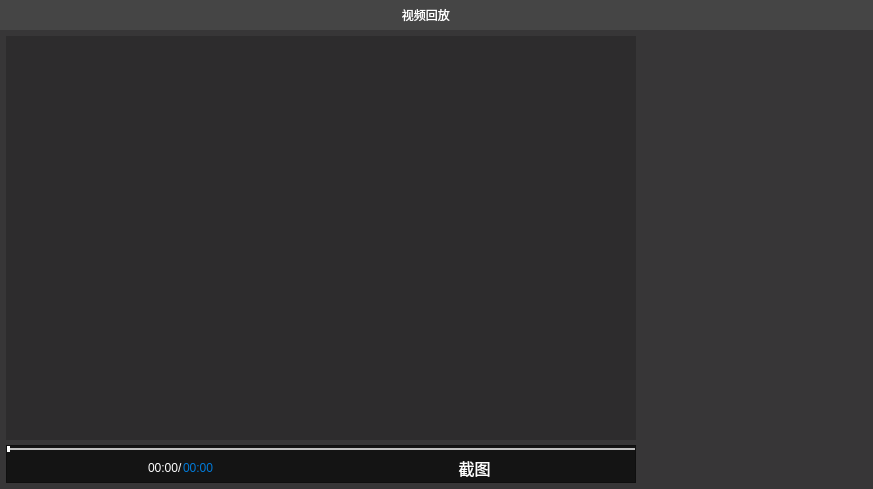
<?xml version="1.0" encoding="UTF-8"?>
<ui version="4.0">
 <class>MediaPlayerWidget</class>
 <widget class="QDialog" name="MediaPlayerWidget">
  <property name="geometry">
   <rect>
    <x>0</x>
    <y>0</y>
    <width>873</width>
    <height>489</height>
   </rect>
  </property>
  <property name="windowTitle">
   <string>视频播放</string>
  </property>
  <property name="styleSheet">
   <string notr="true">#MediaPlayerWidget{
	background-color: rgb(55, 54, 55);
}
#titleBarWidget
{
	background-color: rgb(69, 69, 69);
}

#widgetVideoWidget
{
	background-color: rgb(55, 54, 55);
}

#mediaWidget
{
	background-color: rgb(45, 44, 45);
}
#playControlBar
{
	background-color: rgb(20, 20, 20);
}


#lwVideoList
{
	background-color: rgb(55, 54, 55);
	color: rgb(255, 255, 255);
	border:none;
}

</string>
  </property>
  <layout class="QVBoxLayout" name="verticalLayout_2">
   <property name="spacing">
    <number>0</number>
   </property>
   <property name="leftMargin">
    <number>0</number>
   </property>
   <property name="topMargin">
    <number>0</number>
   </property>
   <property name="rightMargin">
    <number>0</number>
   </property>
   <property name="bottomMargin">
    <number>0</number>
   </property>
   <item>
    <widget class="QWidget" name="titleBarWidget" native="true">
     <property name="minimumSize">
      <size>
       <width>0</width>
       <height>30</height>
      </size>
     </property>
     <property name="styleSheet">
      <string notr="true">#lbTitleText{
	color: rgb(255, 255, 255);
	font: 12pt &quot;Algerian&quot;;
}

QPushButton
{
	background: transparent;
	border:none;
    padding: 1px;
}  

QPushButton::hover{   
    background: qlineargradient(x1: 0, y1: 0, x2: 0, y2: 1,  
         	stop: 0 #758385, stop: 0.5 #122C39,  
         	stop: 1.0 #0E7788);
	border:1px solid #11505C;
}

QPushButton::pressed{   
	background: qlineargradient(x1: 0, y1: 0, x2: 0, y2: 1,  
        	stop: 0 #969B9C, stop: 0.5 #16354B,  
         	stop: 1.0 #244F76);
}

#btnMaximum{
	image: url(:/PlayIcon/Resource/Maximum.png);
}

#btnClose{
	image: url(:/PlayIcon/Resource/Close.png);
}

#btnClose::hover{
	background-color: red;
	border:1px solid #11505C;
}

#btnClose::pressed{
	background-color: rgb(147, 0, 0);
}</string>
     </property>
     <layout class="QHBoxLayout" name="horizontalLayout_2">
      <property name="spacing">
       <number>9</number>
      </property>
      <property name="leftMargin">
       <number>0</number>
      </property>
      <property name="topMargin">
       <number>0</number>
      </property>
      <property name="bottomMargin">
       <number>0</number>
      </property>
      <item>
       <widget class="QLabel" name="lbTitleIcon">
        <property name="minimumSize">
         <size>
          <width>30</width>
          <height>30</height>
         </size>
        </property>
        <property name="text">
         <string/>
        </property>
       </widget>
      </item>
      <item>
       <widget class="QLabel" name="lbTitleText">
        <property name="sizePolicy">
         <sizepolicy hsizetype="Expanding" vsizetype="Preferred">
          <horstretch>0</horstretch>
          <verstretch>0</verstretch>
         </sizepolicy>
        </property>
        <property name="text">
         <string>     视频回放</string>
        </property>
        <property name="alignment">
         <set>Qt::AlignCenter</set>
        </property>
       </widget>
      </item>
      <item>
       <widget class="QPushButton" name="btnMaximum">
        <property name="minimumSize">
         <size>
          <width>24</width>
          <height>24</height>
         </size>
        </property>
        <property name="maximumSize">
         <size>
          <width>24</width>
          <height>24</height>
         </size>
        </property>
        <property name="text">
         <string/>
        </property>
       </widget>
      </item>
      <item>
       <widget class="QPushButton" name="btnClose">
        <property name="minimumSize">
         <size>
          <width>24</width>
          <height>24</height>
         </size>
        </property>
        <property name="maximumSize">
         <size>
          <width>24</width>
          <height>24</height>
         </size>
        </property>
        <property name="text">
         <string/>
        </property>
       </widget>
      </item>
     </layout>
    </widget>
   </item>
   <item>
    <widget class="QWidget" name="centerWidget" native="true">
     <property name="sizePolicy">
      <sizepolicy hsizetype="Preferred" vsizetype="Expanding">
       <horstretch>0</horstretch>
       <verstretch>0</verstretch>
      </sizepolicy>
     </property>
     <layout class="QHBoxLayout" name="horizontalLayout_3">
      <property name="spacing">
       <number>5</number>
      </property>
      <property name="leftMargin">
       <number>6</number>
      </property>
      <property name="topMargin">
       <number>6</number>
      </property>
      <property name="rightMargin">
       <number>6</number>
      </property>
      <property name="bottomMargin">
       <number>6</number>
      </property>
      <item>
       <widget class="QWidget" name="widgetVideoWidget" native="true">
        <property name="focusPolicy">
         <enum>Qt::ClickFocus</enum>
        </property>
        <layout class="QVBoxLayout" name="layoutVideoWidget">
         <property name="spacing">
          <number>5</number>
         </property>
         <property name="leftMargin">
          <number>0</number>
         </property>
         <property name="topMargin">
          <number>0</number>
         </property>
         <property name="rightMargin">
          <number>0</number>
         </property>
         <property name="bottomMargin">
          <number>0</number>
         </property>
         <item>
          <widget class="QLabel" name="mediaWidget">
           <property name="text">
            <string/>
           </property>
          </widget>
         </item>
         <item>
          <widget class="QFrame" name="playControlBar">
           <property name="sizePolicy">
            <sizepolicy hsizetype="Preferred" vsizetype="Fixed">
             <horstretch>0</horstretch>
             <verstretch>0</verstretch>
            </sizepolicy>
           </property>
           <property name="maximumSize">
            <size>
             <width>16777215</width>
             <height>38</height>
            </size>
           </property>
           <property name="styleSheet">
            <string notr="true">/*滑动块的样式表*/
QSlider::groove:horizontal {
	background: #C0C0C0;
	/*border: 1px solid #4A708B;*/
	border:none;
	height: 2px;
} 

QSlider::handle:horizontal {  
    background: white;
	width:3px;
	margin: -3px 0;
    border-radius: 2px;
}  

QSlider::handle:horizontal:hover {  
    background: qradialgradient(spread:pad, cx:0.5, cy:0.5, radius:0.8, fx:0.5, fy:0.5,
 stop:0.6 #2A8BDA, stop:0.778409 rgba(255, 255, 255, 255));
    width: 3px;  
	margin: -3px 0;
    border-radius: 2px;  
}  
 
QSlider::handle:horizontal:disabled {  
	background: #eee;
	border: 1px solid #aaa;  
	border-radius: 4px;  
}

QSlider::sub-page:horizontal {
	background:rgb(0, 160, 233);
	border: 1px solid #4A708B;
	height: 2px;
}
/*
QSlider::add-page:horizontal {  
background: red;
border: 0px solid #777;
height: 10px;  
border-radius: 2px;  
}*/


#lbCurrentTime{
	color: rgb(255, 255, 255);
	font: 75 10pt &quot;Microsoft YaHei&quot;;
}
#lbTotalTime{
	color: rgb(0, 122, 217);
	font: 75 10pt &quot;Microsoft YaHei&quot;;
}

QToolButton
{
         /*background: qlineargradient(x1: 0, y1: 0, x2: 0, y2: 1,
                            stop: 0 #5B5F5F, stop: 0.5 #0C2436,   
                            stop: 1.0 #27405A);
    border: 1px outset #11223F;*/
	border:none;
}  

QToolButton::hover{   
         background: qlineargradient(x1: 0, y1: 0, x2: 0, y2: 1,  
         	stop: 0 #758385, stop: 0.5 #122C39,  
         	stop: 1.0 #0E7788);
         border-color: #11505C;
}

QToolButton::pressed{
         background: qlineargradient(x1: 0, y1: 0, x2: 0, y2: 1,  
        			 stop: 0 #969B9C, stop: 0.5 #16354B,  
         			 stop: 1.0 #244F76);
         border-color: #11505C;
}

#btnStop{
	image: url(:/PlayIcon/Resource/Stop.png);
}

#btnNext{
	image: url(:/PlayIcon/Resource/Next.png);
}

#btnCutPicture{
	color: rgb(255, 255, 255);
}
/*
#btnCircle{
	image: url(:/res/Resources/MediaPlayerIcon/Circle.png);
}*/

#btnVolume{
	image: url(:/PlayIcon/Resource/Volumn.png);
}

#btnFullScreen{
	image: url(:/PlayIcon/Resource/FullScreen.png);
}

QToolTip{
	background-color:#333333;
	color:white;
	font-size:11pt;
	/*border:1px solid white;*/
	border:none;
}</string>
           </property>
           <property name="frameShape">
            <enum>QFrame::StyledPanel</enum>
           </property>
           <property name="frameShadow">
            <enum>QFrame::Raised</enum>
           </property>
           <layout class="QGridLayout" name="gridLayout">
            <property name="leftMargin">
             <number>0</number>
            </property>
            <property name="topMargin">
             <number>0</number>
            </property>
            <property name="rightMargin">
             <number>0</number>
            </property>
            <property name="bottomMargin">
             <number>3</number>
            </property>
            <property name="horizontalSpacing">
             <number>18</number>
            </property>
            <property name="verticalSpacing">
             <number>5</number>
            </property>
            <item row="1" column="3">
             <widget class="QToolButton" name="btnNext">
              <property name="toolTip">
               <string>下一个</string>
              </property>
              <property name="text">
               <string/>
              </property>
              <property name="iconSize">
               <size>
                <width>18</width>
                <height>18</height>
               </size>
              </property>
             </widget>
            </item>
            <item row="1" column="1">
             <widget class="QToolButton" name="btnPlayOrPause">
              <property name="toolTip">
               <string>播放</string>
              </property>
              <property name="text">
               <string/>
              </property>
              <property name="icon">
               <iconset resource="../../MediaPlayerQT/MediaPlayerWidget/PlayerResource.qrc">
                <normaloff>:/PlayIcon/Resource/Play.png</normaloff>:/PlayIcon/Resource/Play.png</iconset>
              </property>
              <property name="iconSize">
               <size>
                <width>24</width>
                <height>24</height>
               </size>
              </property>
             </widget>
            </item>
            <item row="1" column="2">
             <widget class="QToolButton" name="btnStop">
              <property name="toolTip">
               <string>停止</string>
              </property>
              <property name="text">
               <string/>
              </property>
              <property name="iconSize">
               <size>
                <width>18</width>
                <height>18</height>
               </size>
              </property>
             </widget>
            </item>
            <item row="1" column="5">
             <spacer name="horizontalSpacer">
              <property name="orientation">
               <enum>Qt::Horizontal</enum>
              </property>
              <property name="sizeHint" stdset="0">
               <size>
                <width>180</width>
                <height>20</height>
               </size>
              </property>
             </spacer>
            </item>
            <item row="1" column="7">
             <widget class="QToolButton" name="btnCutPicture">
              <property name="maximumSize">
               <size>
                <width>39</width>
                <height>27</height>
               </size>
              </property>
              <property name="font">
               <font>
                <pointsize>12</pointsize>
               </font>
              </property>
              <property name="toolTip">
               <string>截图</string>
              </property>
              <property name="text">
               <string>截图</string>
              </property>
             </widget>
            </item>
            <item row="1" column="4">
             <layout class="QHBoxLayout" name="horizontalLayout">
              <property name="spacing">
               <number>0</number>
              </property>
              <item>
               <widget class="QLabel" name="lbCurrentTime">
                <property name="toolTip">
                 <string>当前时间</string>
                </property>
                <property name="text">
                 <string>00:00/</string>
                </property>
               </widget>
              </item>
              <item>
               <widget class="QLabel" name="lbTotalTime">
                <property name="toolTip">
                 <string>总的时间</string>
                </property>
                <property name="text">
                 <string>00:00</string>
                </property>
               </widget>
              </item>
             </layout>
            </item>
            <item row="1" column="8">
             <widget class="QToolButton" name="btnCircle">
              <property name="toolTip">
               <string>循环播放</string>
              </property>
              <property name="text">
               <string/>
              </property>
              <property name="icon">
               <iconset resource="../../MediaPlayerQT/MediaPlayerWidget/PlayerResource.qrc">
                <normaloff>:/PlayIcon/Resource/Circle.png</normaloff>:/PlayIcon/Resource/Circle.png</iconset>
              </property>
              <property name="iconSize">
               <size>
                <width>24</width>
                <height>24</height>
               </size>
              </property>
             </widget>
            </item>
            <item row="0" column="0" colspan="12">
             <widget class="MSlider" name="sliderPlayProcess">
              <property name="sizePolicy">
               <sizepolicy hsizetype="Expanding" vsizetype="Fixed">
                <horstretch>0</horstretch>
                <verstretch>0</verstretch>
               </sizepolicy>
              </property>
              <property name="maximumSize">
               <size>
                <width>16777215</width>
                <height>6</height>
               </size>
              </property>
              <property name="toolTip">
               <string>4234</string>
              </property>
              <property name="pageStep">
               <number>0</number>
              </property>
              <property name="orientation">
               <enum>Qt::Horizontal</enum>
              </property>
              <property name="tickPosition">
               <enum>QSlider::NoTicks</enum>
              </property>
             </widget>
            </item>
            <item row="1" column="10">
             <widget class="QToolButton" name="btnFullScreen">
              <property name="toolTip">
               <string>全屏</string>
              </property>
              <property name="text">
               <string/>
              </property>
              <property name="iconSize">
               <size>
                <width>18</width>
                <height>18</height>
               </size>
              </property>
             </widget>
            </item>
            <item row="1" column="9">
             <widget class="QToolButton" name="btnVolume">
              <property name="toolTip">
               <string>音量</string>
              </property>
              <property name="text">
               <string/>
              </property>
              <property name="iconSize">
               <size>
                <width>18</width>
                <height>18</height>
               </size>
              </property>
             </widget>
            </item>
           </layout>
          </widget>
         </item>
        </layout>
       </widget>
      </item>
      <item>
       <widget class="QListWidget" name="lwVideoList">
        <property name="sizePolicy">
         <sizepolicy hsizetype="Fixed" vsizetype="Expanding">
          <horstretch>0</horstretch>
          <verstretch>0</verstretch>
         </sizepolicy>
        </property>
        <property name="minimumSize">
         <size>
          <width>226</width>
          <height>300</height>
         </size>
        </property>
        <property name="sizeAdjustPolicy">
         <enum>QAbstractScrollArea::AdjustToContents</enum>
        </property>
        <property name="iconSize">
         <size>
          <width>200</width>
          <height>130</height>
         </size>
        </property>
        <property name="resizeMode">
         <enum>QListView::Adjust</enum>
        </property>
        <property name="spacing">
         <number>5</number>
        </property>
        <property name="viewMode">
         <enum>QListView::IconMode</enum>
        </property>
       </widget>
      </item>
     </layout>
    </widget>
   </item>
  </layout>
 </widget>
 <layoutdefault spacing="6" margin="11"/>
 <customwidgets>
  <customwidget>
   <class>MSlider</class>
   <extends>QSlider</extends>
   <header>MSlider.h</header>
  </customwidget>
 </customwidgets>
 <resources>
  <include location="../../MediaPlayerQT/MediaPlayerWidget/PlayerResource.qrc"/>
 </resources>
 <connections/>
</ui>
